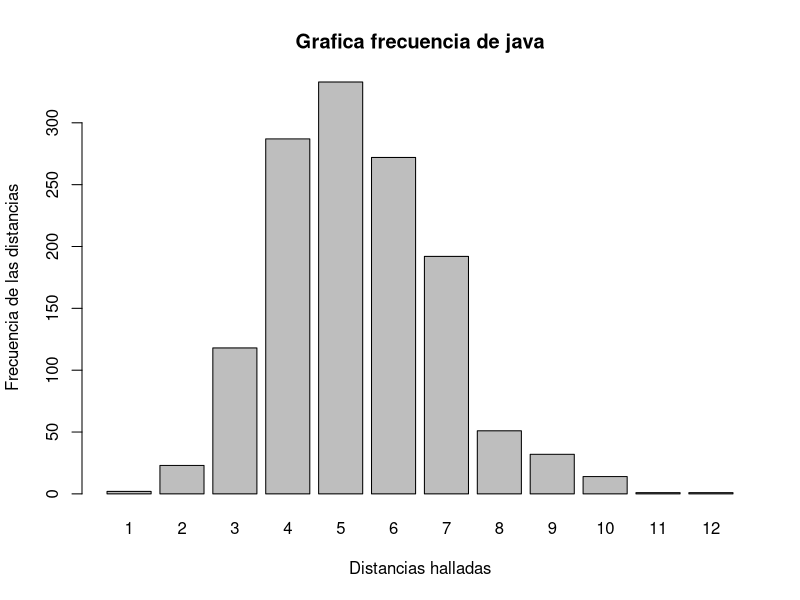
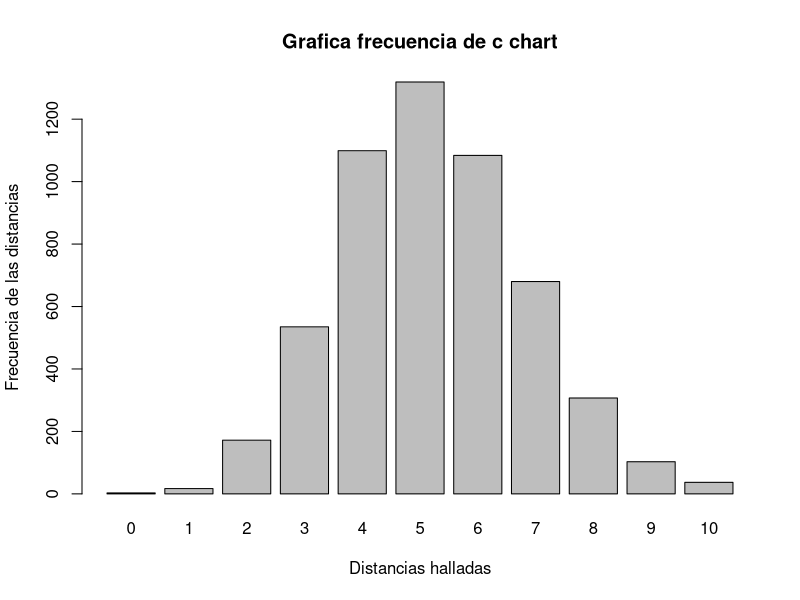
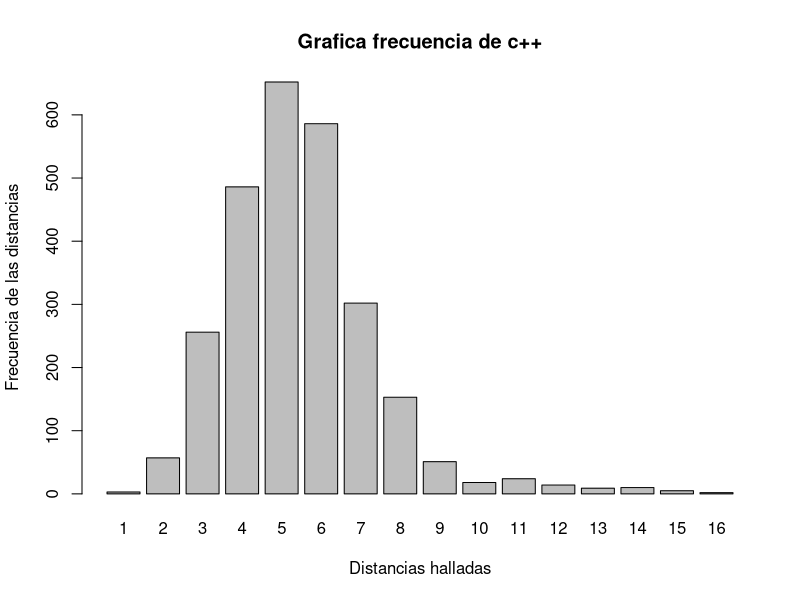

The R source for these figures, in order:
# recibe las palabras y calcula su distancia
distanceDL <- function(a, b){
  
  word.a = strsplit(a,"")[[1]]
  word.b = strsplit(b,"")[[1]]

  table = matrix(0, nrow = nchar(a)+2, ncol = nchar(b)+2)
  table
  
  da = c(1:256)
  da[] = 0
  
  maxdist = nchar(a) + nchar(b)

  i <- 2
  while (i <= nchar(a) + 2) {
    table[i,1] <- maxdist
    table[i,2] <- i-2
    i = i + 1
  }
  table
  
  j <- 2
  while (j <= nchar(b) + 2) {
    table[1,j] <- maxdist
    table[2,j] <- j-2
    j = j + 1
  }
  table
  
  i <- 3
  while (i <= nchar(a) + 2){
    db = 0
    j <- 3 
    while (j <= nchar(b) + 2){
      k <- da[as.integer(charToRaw(word.b[j-2]))]
      l = db
      if (word.a[i-2] == word.b[j-2]){
        cost <- 0
        db = j-2
      } else {
        cost <- 1
      }
      table[i,j] = min(table[i-1,j-1] + cost, 
                       table[i,j-1] + 1, 
                       table[i-1,j] + 1,
                       table[k-1,l-1] + ((i-2)-k-1) + 1 + ((j-2) - l - 1))
      j = j + 1
    }
    da[as.integer(charToRaw(word.a[i-2]))] = i- 2
    i = i + 1
  }
  return(table[nchar(a)+2,nchar(b)+2])
}


  reserved.java = c("abstract",	"assert",	"boolean",	"break",	"byte",	"case",
                    "catch",	"char",	"class",	"const"	,"continue",	"default",
                    "double",	"do",	"else",	"enum",	"extends",	"false",
                    "final",	"finally",	"float",	"for",	"goto",	"if",
                    "implements",	"import",	"instanceof",	"int",	"interface",	"long",
                    "native",	"new",	"null",	"package",	"private",	"protected",
                    "public",	"return",	"short"	,"static",	"strictfp",	"super",
                    "switch",	"synchronized",	"this",	"throw",	"throws",	"transient",
                    "true", "try",	"void",	"volatile",	"while")
  reserved.c.chart = c("abstract",	"bool",	"continue",	"decimal"	,"default",
                       "event",	"explicit",	"extern"	,"char"	,"checked",
                       "class",	"const"	,"break",	"as",	"base",
                       "delegate",	"is",	"lock",	"long",	"num",
                       "byte"	,"case",	"catch"	,"false",	"finally",
                       "fixed",	"float"	,"for",	"foreach",
                       "goto"	,"if"	,"implicit",	"in",	"int",
                       "interface",	"internal",	"do",	"double",	"else",
                       "namespace",	"new",	"null"	,"object",	"operator",
                       "out",	"override"	,"params",	"private",	"protected",
                       "public",	"readonly",	"sealed",	"short"	,"sizeof",
                       "ref"	,"return"	,"sbyte",	"stackalloc"	,"static",
                       "string",	"struct",	"void"	,"volatile"	,"while",
                       "true"	,"try",	"switch",	"this",	"throw",
                       "unchecked"	,"unsafe"	,"ushort",	"using",	"using", "static",
                       "virtual",	"typeof",	"uint",	"ulong",	"out",
                       "add",	"alias",	"async"	,"await",	"dynamic",
                       "from"	,"get",	"orderby",	"ascending",	"descending",
                       "group",	"into",	"join",	"let"	,"nameof",
                       "global"	,"partial",	"set"	,"remove"	,"select",
                       "value",	"var"	,"when",	"Where",	"yield")
  reserved.c.plus = c("asm",	"else",	"new",	"this",
                      "auto",	"enum",	"operator"	,"throw",
                      "bool",	"explicit"	,"private",	"true",
                      "break",	"export",	"protected"	,"try",
                      "case",	"extern",	"public",	"typedef",
                      "catch",	"false",	"register",	"typeid",
                      "char",	"float"	,"reinterpret_cast",	"typename",
                      "class",	"for"	,"return"	,"union",
                      "const",	"friend",	"short"	,"unsigned",
                      "const_cast",	"goto",	"signed",	"using",
                      "continue"	,"if"	,"sizeof"	,"virtual",
                      "default",	"inline"	,"static"	,"void",
                      "delete",	"int",	"static_cast",	"volatile",
                      "do"	,"long",	"struct",	"wchar_t",
                      "double",	"mutable"	,"switch",	"while",
                      "dynamic_cast",	"namespace"	,"template",
                      "And",	"bitor",	"not_eq"	,"xor", "and_eq",	"compl",	"or",	"xor_eq",
                      "bitand",	"not",	"or_eq")
  print("Bienvenido al calculador de distancias:")
  
  # reserved words of java
  i <- 1
  result.java <- character()
  while (i < length(reserved.java)) {
    a = reserved.java[i]
    j <- i + 1
    while(j < length(reserved.java)){
      b = reserved.java[j]
      result.java  <- c(result.java, distanceDL(a,b))
      j = j + 1
    }
    i = i + 1
  }
  result.java = as.integer(result.java)
  
  # reserved words of c#
  i <- 1
  result.c.chart <- character()
  while (i < length(reserved.c.chart)) {
    a = reserved.c.chart[i]
    j <- i + 1
    while(j < length(reserved.c.chart)){
      b = reserved.c.chart[j]
      result.c.chart  <- c(result.c.chart, distanceDL(a,b))
      j = j + 1
    }
    i = i + 1
  }
  result.c.chart = as.integer(result.c.chart)
  
  # reserved words of c++
  i <- 1
  result.c.plus <- character()
  while (i < length(reserved.c.plus)) {
    a = reserved.c.plus[i]
    j <- i + 1
    while(j < length(reserved.c.plus)){
      b = reserved.c.plus[j]
      result.c.plus  <- c(result.c.plus, distanceDL(a,b))
      j = j + 1
    }
    i = i + 1
  }
  result.c.plus = as.integer(result.c.plus)


# Grafica de java
n1 <-floor(result.java)
t1 <- table(n1)
barplot(t1, main = "Grafica frecuencia de java", 
        xlab = "Distancias halladas", ylab = " Frecuencia de las distancias") 
# Grafica de c chart
n2 <-floor(result.c.chart)
t2 <- table(n2)
barplot(t2, main = "Grafica frecuencia de c chart", 
        xlab = "Distancias halladas", ylab = " Frecuencia de las distancias")
# Grafica de c++
n3 <-floor(result.c.plus)
t3 <- table(n3)
barplot(t3, main = "Grafica frecuencia de c++", 
        xlab = "Distancias halladas", ylab = " Frecuencia de las distancias")
par(mfrow=c(1,3))

# promedio y varianza de java
mean.java = mean(result.java)
var.java = var(result.java)
print("Promedio y varianza de java")
print(mean.java)
print(var.java)

# promedio y varianza de c chart
mean.c.chart = mean(result.c.chart)
var.c.chart = var(result.c.chart)
print("Promedio y varianza de c chart")
print(mean.c.chart)
print(var.c.chart)

# promedio y varianza de c++
mean.c.plus = mean(result.c.plus)
var.c.plus = var(result.c.plus)
print("Promedio y varianza de c++")
print(mean.c.plus)
print(var.c.plus)

